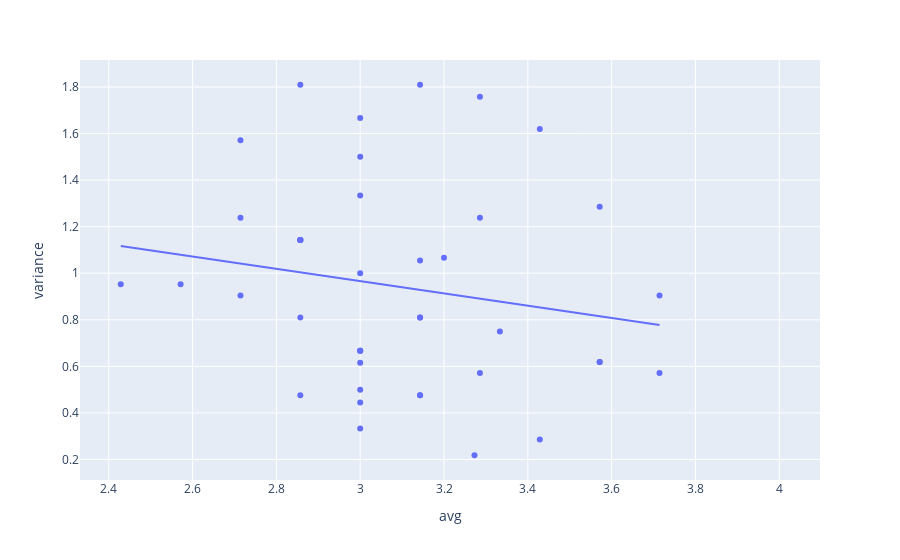

The notebook cell saved with this chart:
### Code cell
varXmood = px.scatter(mood_weekly, x='avg', y='variance', trendline='ols')
varXmood.show()

### Figure 1 — Plotly figure (JSON) as saved in the notebook; plotly's stock layout.template omitted (floating-point values rounded to 4 significant figures)
{"data": [{"hovertemplate": "avg=%{x}<br>variance=%{y}<extra></extra>", "legendgroup": "", "marker": {"color": "#636efa", "symbol": "circle"}, "mode": "markers", "name": "", "orientation": "v", "showlegend": false, "type": "scatter", "x": [2.857, 3.0, 2.571, 2.857, 2.857, 2.714, 3.0, 3.143, 3.714, 3.0, 2.429, 2.857, 3.0, 3.0, 3.0, 3.0, 3.429, 3.0, 2.714, 3.143, 3.273, 2.857, 3.2, 3.143, 3.286, 3.571, 3.143, 3.143, 3.571, 3.571, 3.333, 3.714, 3.0, 2.714, 2.857, 3.429, 2.857, 3.286, 3.0, 3.143, 3.286, 3.0, 4.0], "xaxis": "x", "y": [1.143, 1.667, 0.9524, 1.143, 0.8095, 1.571, 0.4444, 0.8095, 0.5714, 1.333, 0.9524, 1.81, 0.6667, 0.6667, 0.5, 1.0, 1.619, 0.6667, 0.9048, 1.81, 0.2182, 1.143, 1.067, 0.4762, 0.5714, 1.286, 0.8095, 0.4762, 0.619, 0.619, 0.75, 0.9048, 0.3333, 1.238, 1.143, 0.2857, 0.4762, 1.238, 1.5, 1.055, 1.758, 0.6154, null], "yaxis": "y"}, {"hovertemplate": "<b>OLS trendline</b><br>variance = -0.263652 * avg + 1.75734<br>R<sup>2</sup>=0.031411<br><br>avg=%{x}<br>variance=%{y} <b>(trend)</b><extra></extra>", "legendgroup": "", "marker": {"color": "#636efa", "symbol": "circle"}, "mode": "lines", "name": "", "showlegend": false, "type": "scatter", "x": [2.429, 2.571, 2.714, 2.714, 2.714, 2.857, 2.857, 2.857, 2.857, 2.857, 2.857, 2.857, 3.0, 3.0, 3.0, 3.0, 3.0, 3.0, 3.0, 3.0, 3.0, 3.0, 3.0, 3.143, 3.143, 3.143, 3.143, 3.143, 3.143, 3.2, 3.273, 3.286, 3.286, 3.286, 3.333, 3.429, 3.429, 3.571, 3.571, 3.571, 3.714, 3.714], "xaxis": "x", "y": [1.117, 1.079, 1.042, 1.042, 1.042, 1.004, 1.004, 1.004, 1.004, 1.004, 1.004, 1.004, 0.9664, 0.9664, 0.9664, 0.9664, 0.9664, 0.9664, 0.9664, 0.9664, 0.9664, 0.9664, 0.9664, 0.9287, 0.9287, 0.9287, 0.9287, 0.9287, 0.9287, 0.9136, 0.8945, 0.8911, 0.8911, 0.8911, 0.8785, 0.8534, 0.8534, 0.8157, 0.8157, 0.8157, 0.7781, 0.7781], "yaxis": "y"}], "layout": {"legend": {"tracegroupgap": 0}, "margin": {"t": 60}, "xaxis": {"anchor": "y", "domain": [0.0, 1.0], "title": {"text": "avg"}}, "yaxis": {"anchor": "x", "domain": [0.0, 1.0], "title": {"text": "variance"}}}}
